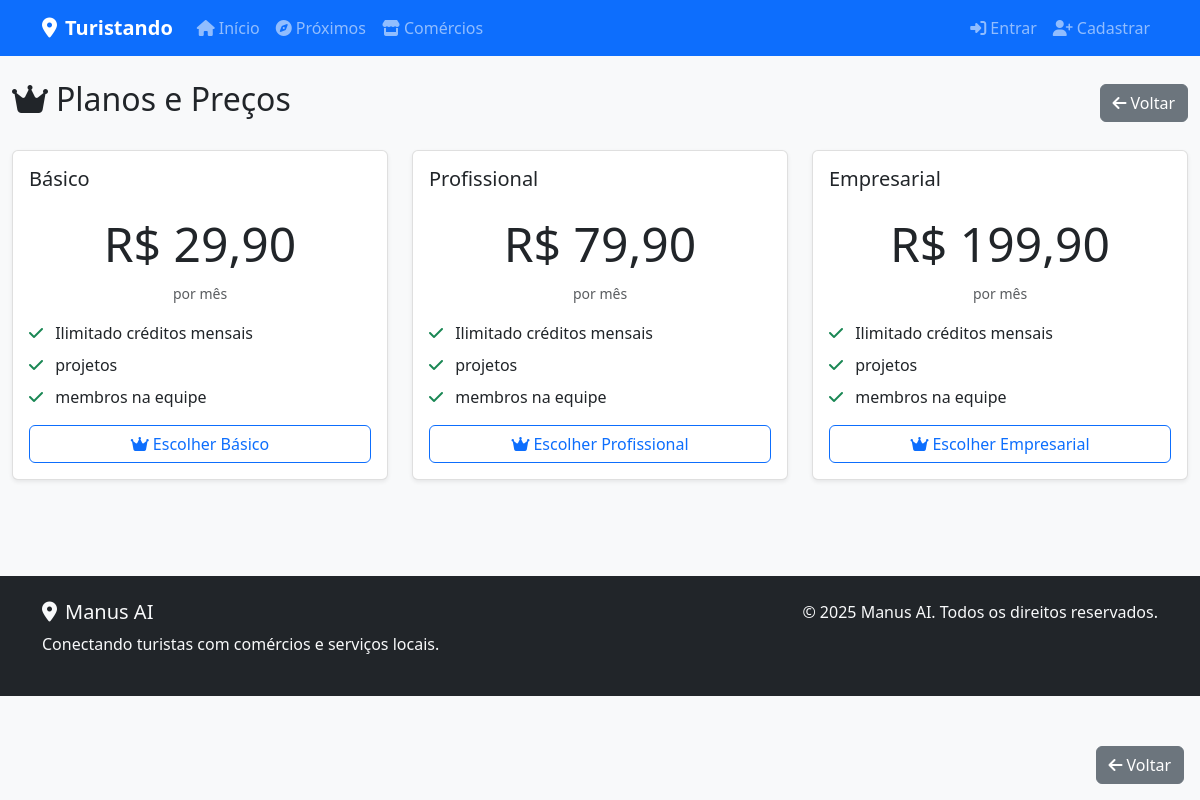
/billing/plans/, run on the app's committed database.
### billing/models.py (models this page shows, shortened)
class Plan(models.Model):
    name = models.CharField(max_length=50)
    price = models.DecimalField(max_digits=10, decimal_places=2)
    credits_per_month = models.IntegerField()
    max_scheduled_tasks = models.IntegerField(default=5)
    max_concurrent_tasks = models.IntegerField(default=3)
    is_premium = models.BooleanField(default=False)
    created_at = models.DateTimeField(auto_now_add=True)
    updated_at = models.DateTimeField(auto_now=True)

### billing/views.py (the view)
# urls.py: path('plans/', views.plans, name='plans'),
def plans(request):
    plans = Plan.objects.all()
    return render(request, 'billing/plans.html', {'plans': plans})

### local_businesses/context_processors.py (called while the page is built, shortened)
def google_maps_api_key(request):
    return {
        'GOOGLE_MAPS_API_KEY': getattr(settings, 'GOOGLE_MAPS_API_KEY', '')
    }

def notifications(request):
    return {'unread_notifications': 0}

### templates/billing/plans.html (shortened to what this page needs)
{% extends 'base.html' %}
{% block content %}
<div class="container-fluid">
    <div class="row">
        <div class="col-12">
            <div class="d-flex justify-content-between align-items-center mb-4">
                <h2><i class="fas fa-crown me-2"></i>Planos e Preços</h2>
                <a href="{% url 'billing:billing_home' %}" class="btn btn-secondary">
                    <i class="fas fa-arrow-left me-1"></i>Voltar
                </a>
            </div>
            <div class="row">
                {% if plans %}
                    {% for plan in plans %}
                        <div class="col-md-6 col-lg-4 mb-4">
                            <div class="card h-100 shadow-sm {% if plan.is_popular %}border-primary border-2{% endif %}">
                                <div class="card-body d-flex flex-column">
                                    <h5 class="card-title">{{ plan.name }}</h5>
                                    <div class="mt-auto">
                                        <div class="text-center mb-3">
                                            <h3 class="display-5">R$ {{ plan.price|floatformat:2 }}</h3>
                                            <small class="text-muted">por mês</small>
                                        </div>
                                        <ul class="list-unstyled">
                                            <li class="mb-2">
                                                <i class="fas fa-check text-success me-2"></i>
                                                {{ plan.credit_limit|default:"Ilimitado" }} créditos mensais
                                            </li>
                                            <li class="mb-2">
                                                <i class="fas fa-check text-success me-2"></i>
                                                {{ plan.max_projects }} projetos
                                            </li>
                                            <li class="mb-2">
                                                <i class="fas fa-check text-success me-2"></i>
                                                {{ plan.max_team_members }} membros na equipe
                                            </li>
                                        </ul>
                                        {% if user_subscription and user_subscription.plan.id == plan.id %}
                                            <button class="btn btn-success w-100" disabled>
                                                <i class="fas fa-check-circle me-1"></i>Plano Atual
                                            </button>
                                        {% else %}
                                            <button class="btn btn-{% if plan.is_popular %}primary{% else %}outline-primary{% endif %} w-100 plan-select-btn"
                                                    data-plan-id="{{ plan.id }}"
                                                    data-plan-name="{{ plan.name }}">
                                                {% if user_subscription %}
                                                    <i class="fas fa-sync-alt me-1"></i>Alterar para {{ plan.name }}
                                                {% else %}
                                                    <i class="fas fa-crown me-1"></i>Escolher {{ plan.name }}
                                                {% endif %}
                                            </button>
                                        {% endif %}
                                    </div>
                                </div>
                            </div>
                        </div>
                    {% endfor %}
                {% endif %}
            </div>
        </div>
    </div>
</div>
{% endblock %}

### static/css/style.css (style rules this page uses)
body { background-color: #f8f9fa; }
.card { box-shadow: 0 0.125rem 0.25rem rgba(0, 0, 0, 0.075); border: 1px solid rgba(0, 0, 0, 0.125); }

### data on the page
Plan: name "Básico", price "29,90", credit_limit "Ilimitado"
Plan: name "Profissional", price "79,90", credit_limit "Ilimitado"
Plan: name "Empresarial", price "199,90", credit_limit "Ilimitado"
